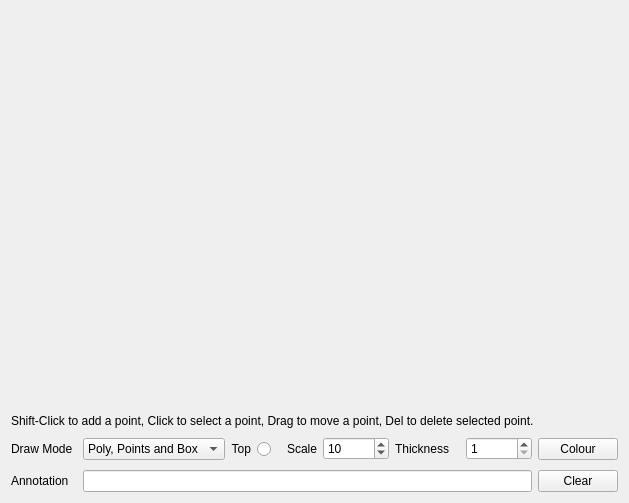
<?xml version="1.0" encoding="UTF-8"?>
<ui version="4.0">
 <class>Form</class>
 <widget class="QWidget" name="Form">
  <property name="geometry">
   <rect>
    <x>0</x>
    <y>0</y>
    <width>629</width>
    <height>503</height>
   </rect>
  </property>
  <property name="windowTitle">
   <string>Form</string>
  </property>
  <layout class="QGridLayout" name="gridLayout">
   <item row="2" column="3">
    <widget class="QLabel" name="label_2">
     <property name="sizePolicy">
      <sizepolicy hsizetype="Maximum" vsizetype="Preferred">
       <horstretch>0</horstretch>
       <verstretch>0</verstretch>
      </sizepolicy>
     </property>
     <property name="maximumSize">
      <size>
       <width>40</width>
       <height>16777215</height>
      </size>
     </property>
     <property name="text">
      <string>Scale</string>
     </property>
     <property name="alignment">
      <set>Qt::AlignRight|Qt::AlignTrailing|Qt::AlignVCenter</set>
     </property>
    </widget>
   </item>
   <item row="2" column="2">
    <widget class="QRadioButton" name="captionTop">
     <property name="sizePolicy">
      <sizepolicy hsizetype="Fixed" vsizetype="Fixed">
       <horstretch>0</horstretch>
       <verstretch>0</verstretch>
      </sizepolicy>
     </property>
     <property name="minimumSize">
      <size>
       <width>0</width>
       <height>30</height>
      </size>
     </property>
     <property name="maximumSize">
      <size>
       <width>40</width>
       <height>16777215</height>
      </size>
     </property>
     <property name="layoutDirection">
      <enum>Qt::RightToLeft</enum>
     </property>
     <property name="text">
      <string>Top</string>
     </property>
    </widget>
   </item>
   <item row="2" column="5">
    <widget class="QLabel" name="label_3">
     <property name="text">
      <string>Thickness</string>
     </property>
    </widget>
   </item>
   <item row="2" column="7">
    <widget class="QPushButton" name="colourButton">
     <property name="text">
      <string>Colour</string>
     </property>
    </widget>
   </item>
   <item row="2" column="4">
    <widget class="QSpinBox" name="fontsize">
     <property name="minimum">
      <number>2</number>
     </property>
     <property name="maximum">
      <number>50</number>
     </property>
     <property name="value">
      <number>10</number>
     </property>
    </widget>
   </item>
   <item row="2" column="6">
    <widget class="QSpinBox" name="fontline">
     <property name="minimum">
      <number>1</number>
     </property>
     <property name="maximum">
      <number>20</number>
     </property>
    </widget>
   </item>
   <item row="3" column="0">
    <widget class="QLabel" name="label">
     <property name="text">
      <string>Annotation</string>
     </property>
    </widget>
   </item>
   <item row="1" column="0" colspan="8">
    <widget class="QLabel" name="label_4">
     <property name="sizePolicy">
      <sizepolicy hsizetype="Preferred" vsizetype="Maximum">
       <horstretch>0</horstretch>
       <verstretch>0</verstretch>
      </sizepolicy>
     </property>
     <property name="text">
      <string>Shift-Click to add a point, Click to select a point, Drag to move a point, Del to delete selected point.</string>
     </property>
    </widget>
   </item>
   <item row="2" column="1">
    <widget class="QComboBox" name="drawMode">
     <property name="minimumSize">
      <size>
       <width>140</width>
       <height>0</height>
      </size>
     </property>
     <item>
      <property name="text">
       <string>Poly, Points and Box</string>
      </property>
     </item>
     <item>
      <property name="text">
       <string>Poly and Points</string>
      </property>
     </item>
     <item>
      <property name="text">
       <string>Poly Only</string>
      </property>
     </item>
    </widget>
   </item>
   <item row="2" column="0">
    <widget class="QLabel" name="label_6">
     <property name="text">
      <string>Draw Mode</string>
     </property>
    </widget>
   </item>
   <item row="0" column="0" colspan="8">
    <widget class="Canvas" name="canvas" native="true">
     <property name="sizePolicy">
      <sizepolicy hsizetype="Preferred" vsizetype="Preferred">
       <horstretch>0</horstretch>
       <verstretch>0</verstretch>
      </sizepolicy>
     </property>
    </widget>
   </item>
   <item row="3" column="1" colspan="6">
    <widget class="QLineEdit" name="caption"/>
   </item>
   <item row="3" column="7">
    <widget class="QPushButton" name="clearButton">
     <property name="text">
      <string>Clear</string>
     </property>
    </widget>
   </item>
  </layout>
 </widget>
 <customwidgets>
  <customwidget>
   <class>Canvas</class>
   <extends>QWidget</extends>
   <header>ui.canvas</header>
   <container>1</container>
  </customwidget>
 </customwidgets>
 <resources/>
 <connections/>
</ui>
